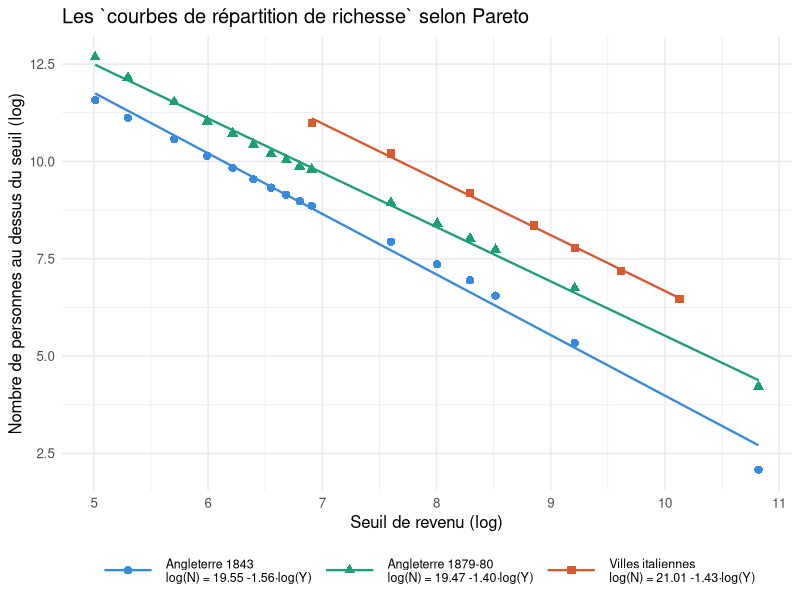
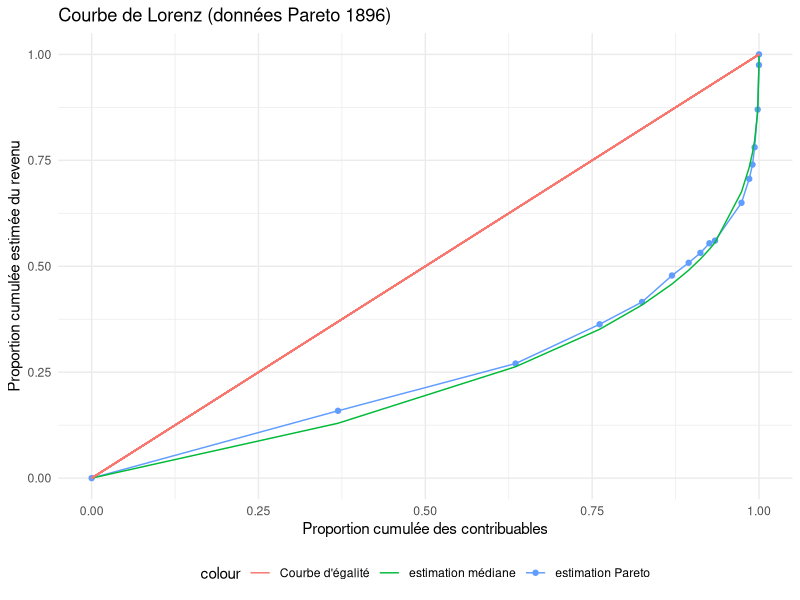
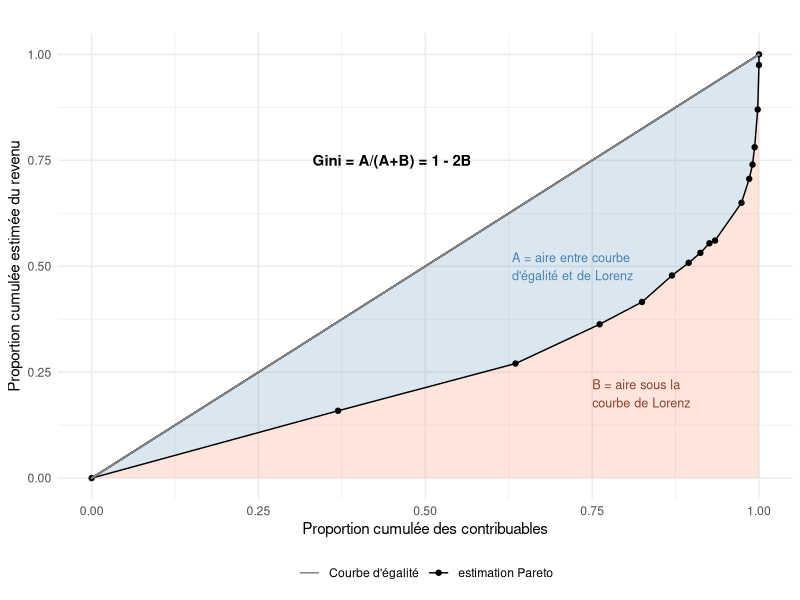
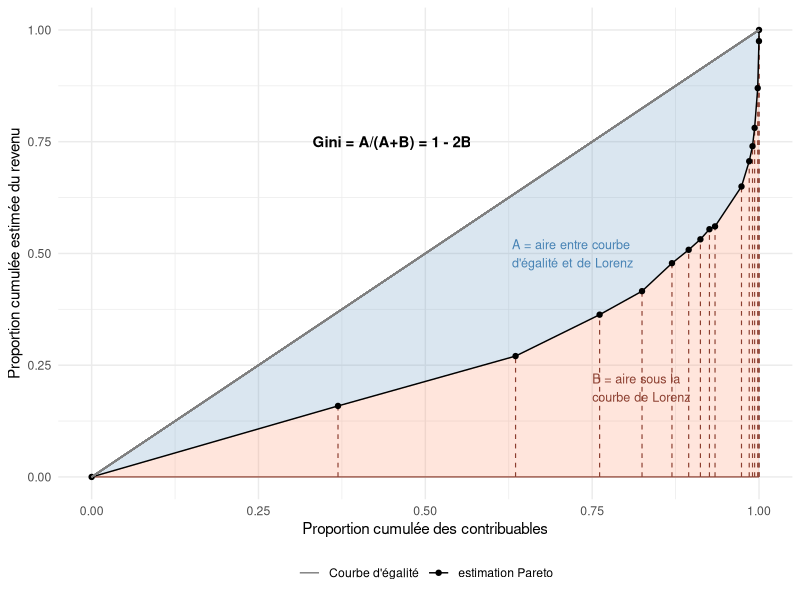
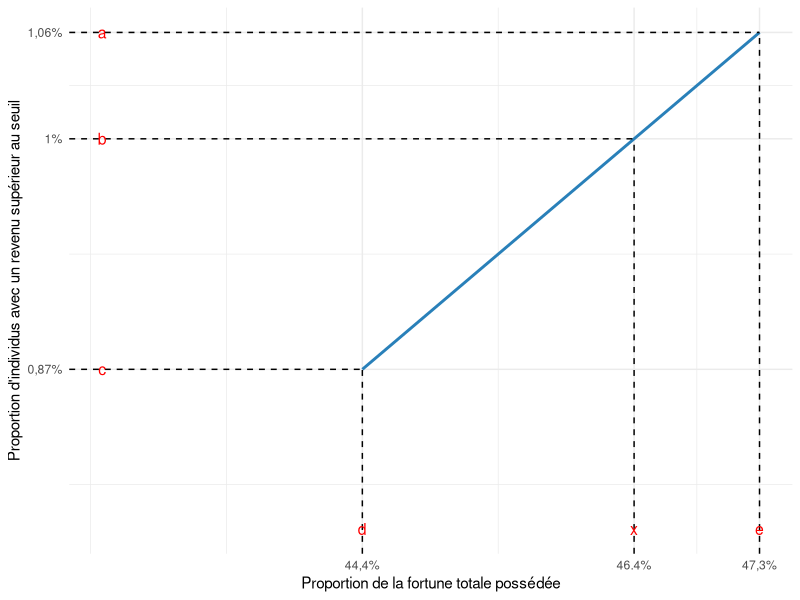
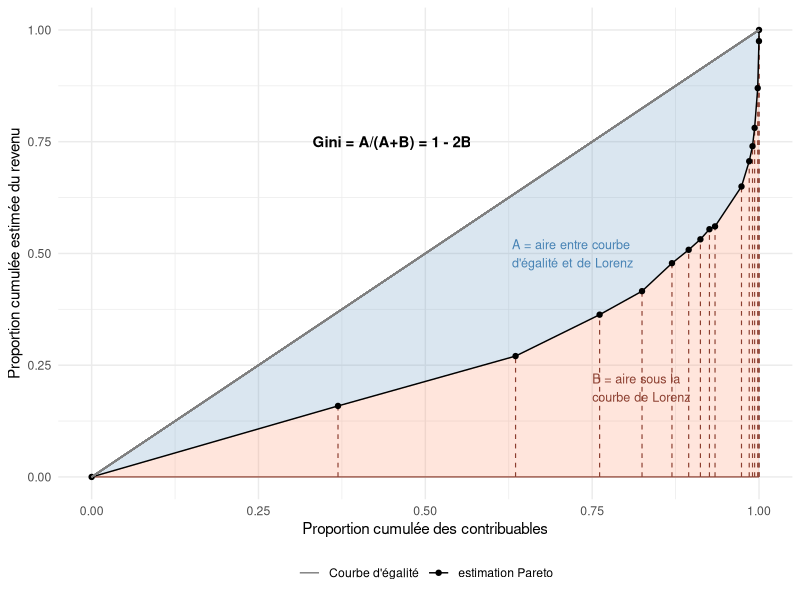

Write the R code that produced these figures, in order.
## ---- chunk 1
#| echo: true
#| code-fold: true
#| code-summary: "Afficher le code"
#| output-location: column

library(tidyverse)

data_pareto_angleterre <- data.frame(
  seuil_revenu = c(150, 200, 300, 400, 500, 600, 700, 800, 900,
         1000, 2000, 3000, 4000, 5000, 10000, 50000),
  N_1843 = c(106637, 67271, 38901, 25472, 18694, 13911, 11239,
              9365, 7923, 7029, 2801, 1566, 1040, 701, 208, 8),
  N_1879_80 = c(320162, 190061, 101616, 61720, 45219, 33902, 27008,
                 22954, 19359, 17963, 7611, 4480, 3050, 2292, 853, 68)
)

data_pareto_italie <- data.frame(
  seuil_revenu = c(1000, 2000, 4000, 7000, 10000, 15000, 25000),
  N = c(59486, 26968, 9766, 4264, 2397, 1310, 645)
)

data_pareto_angleterre 

## ---- chunk 2
#| echo: true
#| code-fold: true
#| code-summary: "Afficher le code"
# Estimation des modèles
lm_1843  <- lm(log(N_1843) ~ log(seuil_revenu), data = data_pareto_angleterre)
lm_1880  <- lm(log(N_1879_80) ~ log(seuil_revenu), data = data_pareto_angleterre)
lm_italie <- lm(log(N) ~ log(seuil_revenu), data = data_pareto_italie)

# Labels avec les coefficients estimés
label_1843  <- sprintf("Angleterre 1843\nlog(N) = %.2f %+.2f·log(Y)",
                        coef(lm_1843)[1],  coef(lm_1843)[2])
label_1880  <- sprintf("Angleterre 1879-80\nlog(N) = %.2f %+.2f·log(Y)",
                        coef(lm_1880)[1],  coef(lm_1880)[2])
label_italie <- sprintf("Villes italiennes\nlog(N) = %.2f %+.2f·log(Y)",
                        coef(lm_italie)[1], coef(lm_italie)[2])

data_pareto_angleterre %>%
  ggplot(aes(x = log(seuil_revenu), y = log(N_1843))) +
  geom_point(aes(color = label_1843), shape = 16, size = 2.5) +
  geom_point(aes(y = log(N_1879_80), color = label_1880), shape = 17, size = 2.5) +
  geom_point(data = data_pareto_italie,
             aes(y = log(N), color = label_italie), shape = 15, size = 2.5) +

  geom_smooth(aes(color = label_1843),
              method = "lm", se = FALSE, linewidth = 0.8) +
  geom_smooth(aes(y = log(N_1879_80), color = label_1880),
              method = "lm", se = FALSE, linewidth = 0.8) +
  geom_smooth(data = data_pareto_italie,
              aes(y = log(N), color = label_italie),
              method = "lm", se = FALSE, linewidth = 0.8) +

  scale_color_manual(values = setNames(
    c("#378ADD", "#1D9E75", "#D85A30"),
    c(label_1843, label_1880, label_italie)
  )) +
  labs(
    x     = "Seuil de revenu (log)",
    y     = "Nombre de personnes au dessus du seuil (log)",
    color = NULL,
    title = "Les `courbes de répartition de richesse` selon Pareto"
  ) +
  theme_minimal(base_size = 12) +
  theme(
    legend.position  = "bottom",
    legend.text      = element_text(size = 9),
    legend.key.width = unit(1.5, "cm")
  )
## ---- chunk 3

data_pareto_angleterre
## ---- chunk 4
#| echo: true
#| code-fold: true
#| code-summary: "Afficher le code"

# calcule du nombre de contribuables entre chaque tranche
data_lorenz = data_pareto_angleterre %>% 
  mutate(
    freq_N_1843 = N_1843 - lead(N_1843),
    freq_N_1879_80 = N_1879_80 - lead(N_1879_80)
  )

# Comme lead() retourne un NA pour les dernières valeurs, il faut la calculer manuellement et l'ajouter

data_lorenz$freq_N_1843[16] = 8
data_lorenz$freq_N_1879_80[16] = 785

# Calcul des proportions cumulées des contribuables

data_lorenz = data_lorenz %>% 
  mutate(
    cumsumprop_n_1843 = cumsum(freq_N_1843/sum(freq_N_1843)),
     cumsumprop_n_1879 = cumsum(freq_N_1879_80/sum(freq_N_1879_80))
  )


data_lorenz %>% 
  select(seuil_revenu, N_1843) 

## ---- chunk 5
alpha <- 1.56
k <- alpha / (alpha - 1)

data_lorenz <- data_lorenz %>%
  mutate(
    revenu_moyen_pareto = if_else(
      is.na(lead(seuil_revenu)),
      k * seuil_revenu,  # dernière tranche : E[X | X > x_last]
      k * (seuil_revenu * N_1843 - lead(seuil_revenu) *  lead(N_1843)) / (N_1843 - replace_na(lead(N_1843), 0))
    ),
    
    revenu_total_pareto = revenu_moyen_pareto*freq_N_1843,
    
    revenu_moyen_mediane = if_else(
      is.na(lead(seuil_revenu)),
      k * seuil_revenu, # dernière tranche : Pareto
      (seuil_revenu + lead(seuil_revenu)) / 2
    ),
    
    revenu_total_mediane = revenu_moyen_mediane*freq_N_1843,
    
    cumsumprop_revenu_pareto = cumsum(revenu_total_pareto/sum(revenu_total_pareto)),
    cumsumprop_revenu_mediane = cumsum(revenu_total_mediane/sum(revenu_total_mediane))
    
  )
## ---- chunk 6
#| echo: true
#| code-fold: true
#| code-summary: "Afficher le code"

data_lorenz %>% 
  select(cumsumprop_n_1843, cumsumprop_revenu_pareto) %>% 
  rename("proportion cumulée des contribuables" = cumsumprop_n_1843,
         "proportion cumulée du revenu" = cumsumprop_revenu_pareto)
## ---- chunk 7
#| echo: true
#| code-fold: true
#| code-summary: "Afficher le code"

plot_lorenz <- 
data_lorenz %>% 
  add_row(cumsumprop_n_1843 = 0, cumsumprop_revenu_pareto = 0, cumsumprop_revenu_mediane = 0, .before = 1) %>% 
  ggplot(aes(x = cumsumprop_n_1843, y = cumsumprop_revenu_pareto, color = "estimation Pareto"))+
  geom_point()+
  geom_line()+
  geom_line(aes(x = cumsumprop_n_1843, y = cumsumprop_revenu_mediane, color = "estimation médiane"))+
  geom_segment(aes(x = 0, y = 0, xend = 1, yend = 1, colour = "Courbe d'égalité"))+
  theme_minimal()+
  labs(title = "Courbe de Lorenz (données Pareto 1896)",
       x = "Proportion cumulée des contribuables",
       y = "Proportion cumulée estimée du revenu")+
  theme(legend.position = "bottom")

plot_lorenz
## ---- chunk 8
#| echo: true
#| code-fold: true
#| code-summary: "Afficher le code"


plot_lorenz_B <- 
data_lorenz %>% 
  add_row(cumsumprop_n_1843 = 0, cumsumprop_revenu_pareto = 0, cumsumprop_revenu_mediane = 0, .before = 1) %>% 
  ggplot(aes(x = cumsumprop_n_1843, y = cumsumprop_revenu_pareto, color = "estimation Pareto")) +
  geom_ribbon(aes(ymin = 0, ymax = cumsumprop_revenu_pareto),
              fill = "coral", alpha = 0.2, color = NA) +
geom_ribbon(aes(ymin = cumsumprop_revenu_pareto, ymax = cumsumprop_n_1843),
            fill = "steelblue", alpha = 0.2, color = NA) +
  geom_line() +
  geom_point() +
  geom_segment(aes(x = 0, y = 0, xend = 1, yend = 1, colour = "Courbe d'égalité")) +
  annotate("text", x = 0.75, y = 0.2,
           label = "B = aire sous la\ncourbe de Lorenz",
           size = 3.2, color = "coral4", hjust = 0) +
  annotate("text", x = 0.45, y = 0.75,
           label = "Gini = A/(A+B) = 1 - 2B",
           size = 3.8, fontface = "bold", color = "black") +
    annotate("text", x = 0.63, y = 0.50,
           label = "A = aire entre courbe \nd'égalité et de Lorenz",
           size = 3.2, color = "steelblue", hjust = 0)+
  scale_color_manual(values = c("estimation Pareto" = "black", "Courbe d'égalité" = "grey50")) +
  scale_x_continuous(limits = c(0, 1)) +
  scale_y_continuous(limits = c(0, 1)) +
  theme_minimal() +
  labs(title = "",
       x = "Proportion cumulée des contribuables",
       y = "Proportion cumulée estimée du revenu",
       color = NULL) +
  theme(legend.position = "bottom")

plot_lorenz_B
## ---- chunk 9
plot_lorenz_B <- 
data_lorenz %>% 
  add_row(cumsumprop_n_1843 = 0, cumsumprop_revenu_pareto = 0, cumsumprop_revenu_mediane = 0, .before = 1) %>% 
  ggplot(aes(x = cumsumprop_n_1843, y = cumsumprop_revenu_pareto, color = "estimation Pareto")) +
  geom_ribbon(aes(ymin = 0, ymax = cumsumprop_revenu_pareto),
              fill = "coral", alpha = 0.2, color = NA) +
  geom_ribbon(aes(ymin = cumsumprop_revenu_pareto, ymax = cumsumprop_n_1843),
              fill = "steelblue", alpha = 0.2, color = NA) +
  geom_segment(aes(xend = cumsumprop_n_1843, y = 0, yend = cumsumprop_revenu_pareto),
               linetype = "dashed", color = "coral4", linewidth = 0.4) +
  geom_segment(aes(x = cumsumprop_n_1843, y = 0,
                   xend = lead(cumsumprop_n_1843), yend = 0),
               color = "coral4", linewidth = 0.4, na.rm = TRUE) +
  geom_line() +
  geom_point() +
  geom_segment(aes(x = 0, y = 0, xend = 1, yend = 1, colour = "Courbe d'égalité")) +
  annotate("text", x = 0.75, y = 0.2,
           label = "B = aire sous la\ncourbe de Lorenz",
           size = 3.2, color = "coral4", hjust = 0) +
  annotate("text", x = 0.45, y = 0.75,
           label = "Gini = A/(A+B) = 1 - 2B",
           size = 3.8, fontface = "bold", color = "black") +
  annotate("text", x = 0.63, y = 0.50,
           label = "A = aire entre courbe \nd'égalité et de Lorenz",
           size = 3.2, color = "steelblue", hjust = 0) +
  scale_color_manual(values = c("estimation Pareto" = "black", "Courbe d'égalité" = "grey50")) +
  scale_x_continuous(limits = c(0, 1)) +
  scale_y_continuous(limits = c(0, 1)) +
  theme_minimal() +
  labs(x = "Proportion cumulée des contribuables",
       y = "Proportion cumulée estimée du revenu",
       color = NULL) +
  theme(legend.position = "bottom")

plot_lorenz_B

ggsave("gini_calcul_trapeze.svg", plot_lorenz_B)
## ---- chunk 10
#| echo: true
#| code-fold: true
#| code-summary: "Afficher le code"
gini <- data_lorenz %>%
  add_row(cumsumprop_n_1843 = 0, cumsumprop_revenu_pareto = 0, .before = 1) %>%
  summarise(
    B = sum((cumsumprop_revenu_pareto + lead(cumsumprop_revenu_pareto)) / 2 *
               (lead(cumsumprop_n_1843) - cumsumprop_n_1843), na.rm = TRUE),
    Gini = 1-2*B
  )

gini
## ---- chunk 11
#| echo: false
library(ggplot2)

a <- 1.06; b <- 1.0; c <- 0.87
d <- 44.4; e <- 47.3

x <- d + (e - d) * (b - c) / (a - c)

ggplot() +
  geom_line(aes(x = c(d, e), y = c(c, a)), color = "#2980b9", linewidth = 1) +
  geom_segment(aes(x = d, xend = d, y = -Inf, yend = c), linetype = "dashed") +
  geom_segment(aes(x = e, xend = e, y = -Inf, yend = a), linetype = "dashed") +
  geom_segment(aes(x = x, xend = x, y = -Inf, yend = b), linetype = "dashed") +
  geom_segment(aes(x = -Inf, xend = e, y = a, yend = a), linetype = "dashed") +
  geom_segment(aes(x = -Inf, xend = x, y = b, yend = b), linetype = "dashed") +
  geom_segment(aes(x = -Inf, xend = d, y = c, yend = c), linetype = "dashed") +
  annotate("text", x = 42.5, y = a, label = "a", color = "red", size = 4) +
  annotate("text", x = 42.5, y = b, label = "b", color = "red", size = 4) +
  annotate("text", x = 42.5, y = c, label = "c", color = "red", size = 4) +
  annotate("text", x = d,   y = 0.78, label = "d", color = "red", size = 4) +
  annotate("text", x = e,   y = 0.78, label = "e", color = "red", size = 4) +
  annotate("text", x = x,   y = 0.78, label = "x", color = "red", size = 4) +
  scale_x_continuous(breaks = c(d, x, e),
                     labels = c("44,4%", paste0(round(x, 1), "%"), "47,3%")) +
  scale_y_continuous(breaks = c(c, b, a),
                     labels = c("0,87%", "1%", "1,06%")) +
  labs(x = "Proportion de la fortune totale possédée", y = "Proportion d'individus avec un revenu supérieur au seuil") +
  theme_minimal(base_size = 11)
